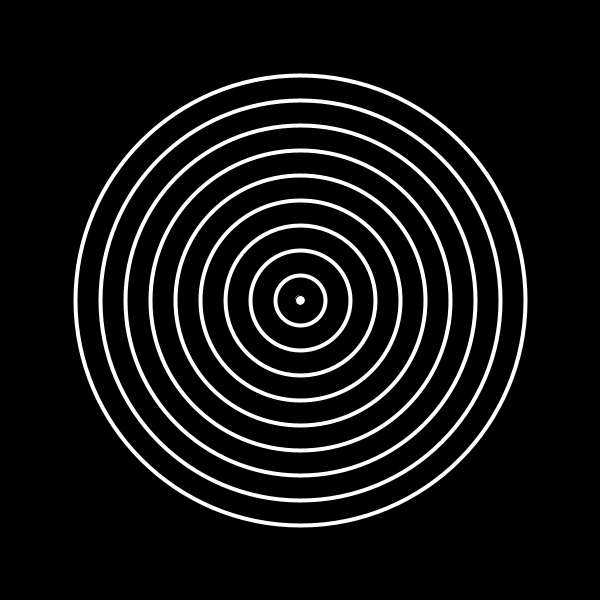
Frame 1 (no input)
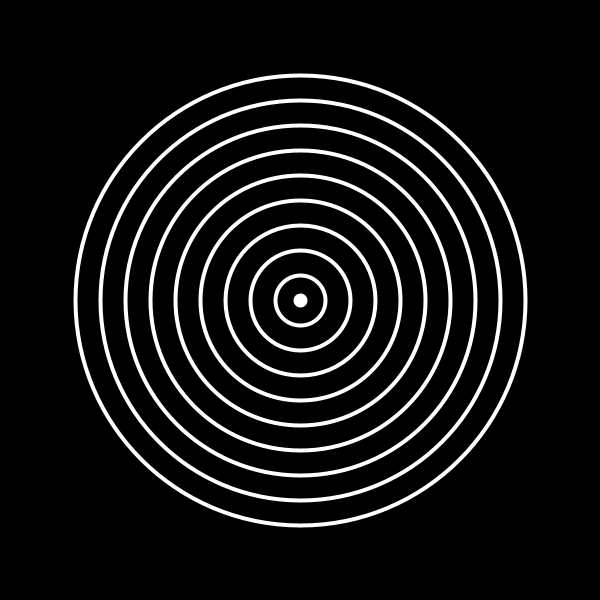
Frame 60 (the mouse pressed at the canvas centre just before this capture)
Frame 120 (the mouse held since frame 60 and released just before this capture): identical to frame 60, image omitted

The Processing sketch that drew these frames (run headless with seeded random() and noise(); from frame 60 on, the mouse is pressed at the canvas centre):

// Processing sketch: NestedCirclesMoveByMousePosition
// ── NestedCirclesMoveByMousePosition.pde
int x;
int y;
boolean isMovingDisabled;
void setup() {
  size(600, 600);
  x = width / 2;
  y = height / 2;
  circle(width / 2, height / 2 , 10);
}

void draw() {
  background(0);
  fill(255);
  circle(x, y , 10);
  noFill();
  stroke(255);
  strokeWeight(4);
  for(int i = 50; i < 500; i+=50)
    circle(x, y , i);
}

void mouseMoved() {
  if(!isMovingDisabled) {
    x = mouseX;
    y = mouseY;
  }
}

void mousePressed() {
  isMovingDisabled = !isMovingDisabled;
}
